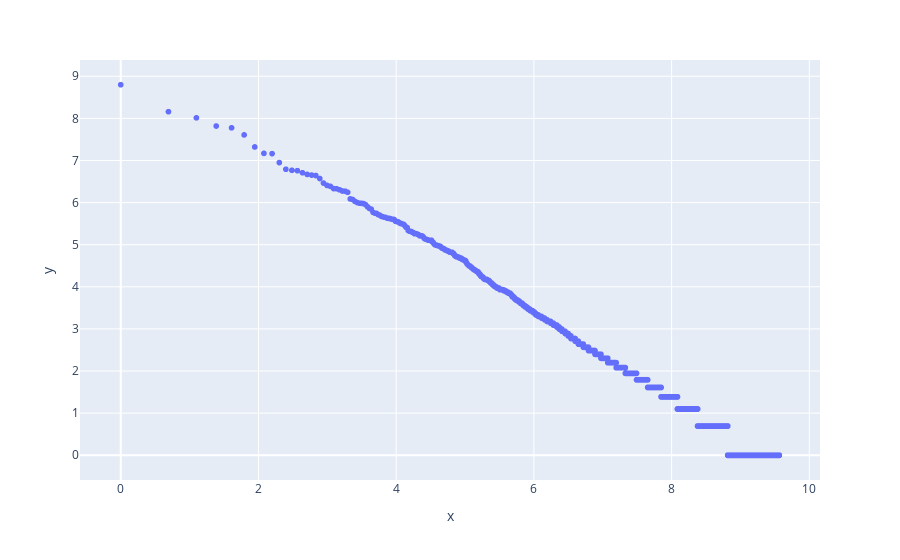

Notebook code cell kept with this figure:
### Code cell
px.scatter(x = np.log(index),y = np.log(values))

### Figure 1 — Plotly figure (JSON) as saved in the notebook; plotly's stock layout.template omitted (floating-point values rounded to 4 significant figures; data arrays with more than 128 entries replaced by an {"elided": "..."} marker saying what was removed)
{"data": [{"hovertemplate": "x=%{x}<br>y=%{y}<extra></extra>", "legendgroup": "", "marker": {"color": "#636efa", "symbol": "circle"}, "mode": "markers", "name": "", "showlegend": false, "type": "scattergl", "x": {"elided": "14227 float values"}, "xaxis": "x", "y": {"elided": "14227 float values"}, "yaxis": "y"}], "layout": {"legend": {"tracegroupgap": 0}, "margin": {"t": 60}, "xaxis": {"anchor": "y", "domain": [0, 1], "title": {"text": "x"}}, "yaxis": {"anchor": "x", "domain": [0, 1], "title": {"text": "y"}}}}
